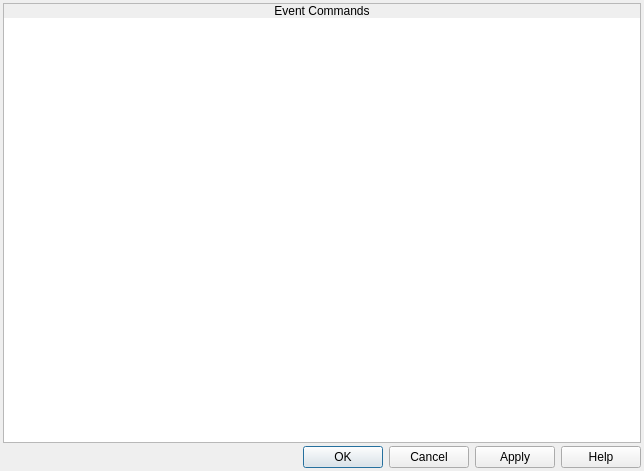
<?xml version="1.0" encoding="UTF-8"?>
<ui version="4.0">
 <class>ConfigureMapOnLoadEvent</class>
 <widget class="QDialog" name="ConfigureMapOnLoadEvent">
  <property name="geometry">
   <rect>
    <x>0</x>
    <y>0</y>
    <width>644</width>
    <height>471</height>
   </rect>
  </property>
  <property name="windowTitle">
   <string>On-Load Event</string>
  </property>
  <property name="windowIcon">
   <iconset resource="gui_icons.qrc">
    <normaloff>:/icons/openrpgmaker.png</normaloff>:/icons/openrpgmaker.png</iconset>
  </property>
  <property name="styleSheet">
   <string notr="true">.QFrame
{
	border-width: 1px;
	border-style: solid;
	border-color: palette(window-text);
}

.QFrame&gt;QLabel
{
	border-width: 0px;
	background-color: palette(window-text);
	color: palette(window);
	font-weight: bold;
}

.QFrame&gt;QCheckBox
{
	background-color: palette(window-text);
	border-width: 0px;
	border-style: none;
	color: palette(window);
	spacing: 3px;
	font-weight: bold;
	padding: 0px 0px 0px 3px;
}

.QFrame&gt;QCheckBox::indicator
{
	min-width: 8px;
	max-width: 8px;
	min-height: 8px;
	max-height: 8px;
	width: 8px;
	height: 8px;
	border-width: 2px;
	border-radius: 0px;
	border-style: ridge;
	border-color: palette(mid);
}

.QFrame&gt;QCheckBox::indicator:unchecked
{
	background-color: palette(base);
}

.QFrame&gt;QCheckBox::indicator:checked
{
	background-color: palette(window-text);
}

.QFrame&gt;QCheckBox::indicator:hover
{
	border-color: palette(highlight);
}</string>
  </property>
  <layout class="QVBoxLayout" name="verticalLayout">
   <property name="spacing">
    <number>3</number>
   </property>
   <property name="margin">
    <number>3</number>
   </property>
   <item>
    <widget class="QFrame" name="frame_2">
     <property name="frameShape">
      <enum>QFrame::StyledPanel</enum>
     </property>
     <property name="frameShadow">
      <enum>QFrame::Raised</enum>
     </property>
     <layout class="QVBoxLayout" name="verticalLayout_3">
      <property name="spacing">
       <number>0</number>
      </property>
      <property name="margin">
       <number>0</number>
      </property>
      <item>
       <widget class="QLabel" name="label_2">
        <property name="sizePolicy">
         <sizepolicy hsizetype="Preferred" vsizetype="Fixed">
          <horstretch>0</horstretch>
          <verstretch>0</verstretch>
         </sizepolicy>
        </property>
        <property name="text">
         <string>Event Commands</string>
        </property>
        <property name="alignment">
         <set>Qt::AlignCenter</set>
        </property>
       </widget>
      </item>
      <item>
       <widget class="QWidget" name="widget_2" native="true">
        <layout class="QVBoxLayout" name="verticalLayout_4">
         <property name="spacing">
          <number>0</number>
         </property>
         <property name="margin">
          <number>0</number>
         </property>
         <item>
          <widget class="EventView" name="lwEventCommands">
           <property name="minimumSize">
            <size>
             <width>400</width>
             <height>400</height>
            </size>
           </property>
           <property name="font">
            <font>
             <family>Monospace</family>
            </font>
           </property>
           <property name="frameShape">
            <enum>QFrame::NoFrame</enum>
           </property>
           <property name="selectionMode">
            <enum>QAbstractItemView::MultiSelection</enum>
           </property>
          </widget>
         </item>
        </layout>
       </widget>
      </item>
     </layout>
    </widget>
   </item>
   <item>
    <widget class="QDialogButtonBox" name="buttonBox">
     <property name="orientation">
      <enum>Qt::Horizontal</enum>
     </property>
     <property name="standardButtons">
      <set>QDialogButtonBox::Apply|QDialogButtonBox::Cancel|QDialogButtonBox::Help|QDialogButtonBox::Ok</set>
     </property>
    </widget>
   </item>
  </layout>
 </widget>
 <customwidgets>
  <customwidget>
   <class>EventView</class>
   <extends>QListWidget</extends>
   <header>eventview.h</header>
  </customwidget>
 </customwidgets>
 <resources>
  <include location="gui_icons.qrc"/>
 </resources>
 <connections>
  <connection>
   <sender>buttonBox</sender>
   <signal>accepted()</signal>
   <receiver>ConfigureMapOnLoadEvent</receiver>
   <slot>accept()</slot>
   <hints>
    <hint type="sourcelabel">
     <x>248</x>
     <y>254</y>
    </hint>
    <hint type="destinationlabel">
     <x>157</x>
     <y>274</y>
    </hint>
   </hints>
  </connection>
  <connection>
   <sender>buttonBox</sender>
   <signal>rejected()</signal>
   <receiver>ConfigureMapOnLoadEvent</receiver>
   <slot>reject()</slot>
   <hints>
    <hint type="sourcelabel">
     <x>316</x>
     <y>260</y>
    </hint>
    <hint type="destinationlabel">
     <x>286</x>
     <y>274</y>
    </hint>
   </hints>
  </connection>
 </connections>
</ui>
